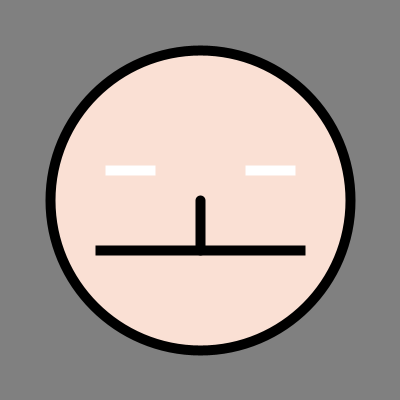
Frame 1 (no input)
Frame 60 (the mouse pressed at the canvas centre just before this capture): identical to frame 1, image omitted
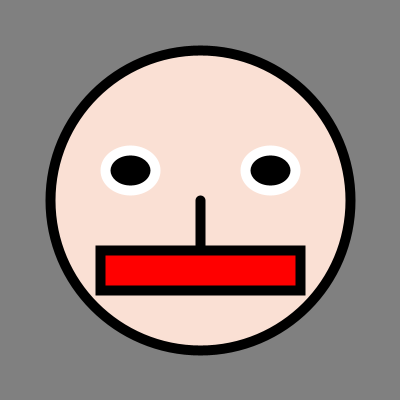
Frame 120 (the mouse held since frame 60 and released just before this capture)

The Processing sketch that drew these frames (run headless with seeded random() and noise(); from frame 60 on, the mouse is pressed at the canvas centre):

// Processing sketch: processing_92311
// ── processing_92311.pde

float ConstmouseY;
void setup() {
  size(400, 400);
smooth(40);
strokeWeight (10);
}

void draw() {
  background(128);
  stroke(0);
  fill(250,224,212);
  ellipse (200,200,300,300);
  stroke(0);
  line(200,250,200,200);//nose
  fill(0,0,0);
  stroke(255);
  ellipse (130,170,50,mouseX/5);//Left Eye
  ellipse (270,170,50,mouseY/5);//Right Éye
  fill(255,0,0);//redmouse
  stroke(0);
  rect(100,250,200,mouseX/5);
  
}
